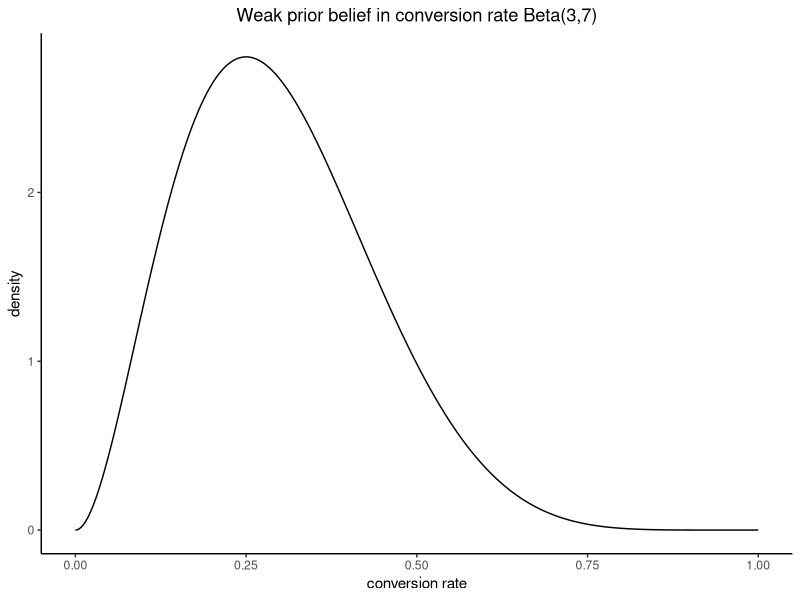
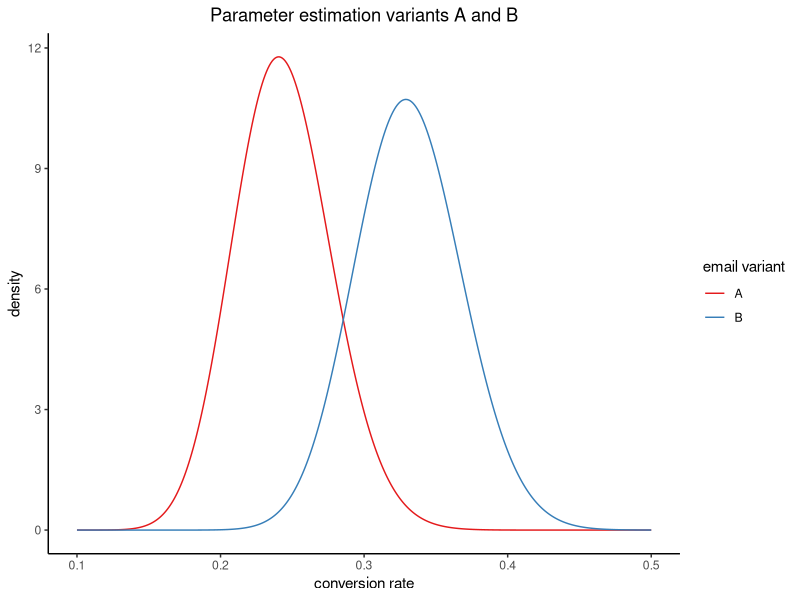
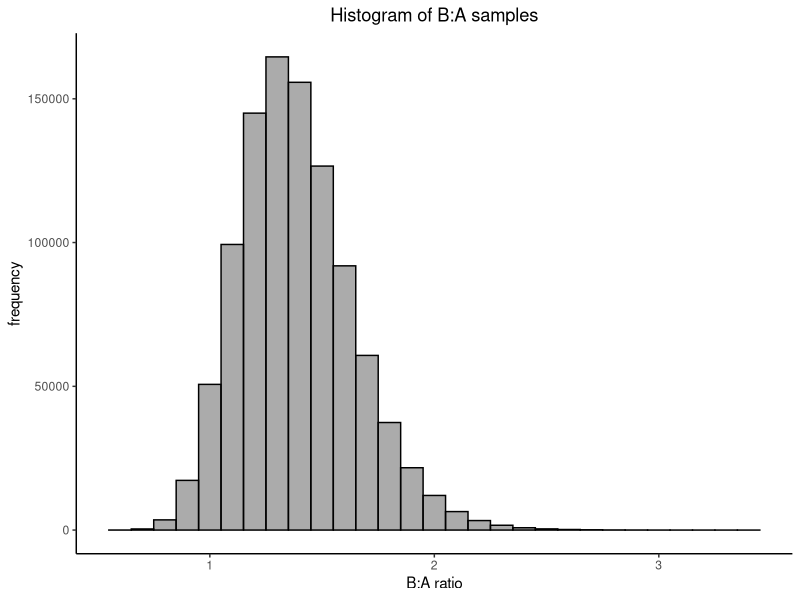
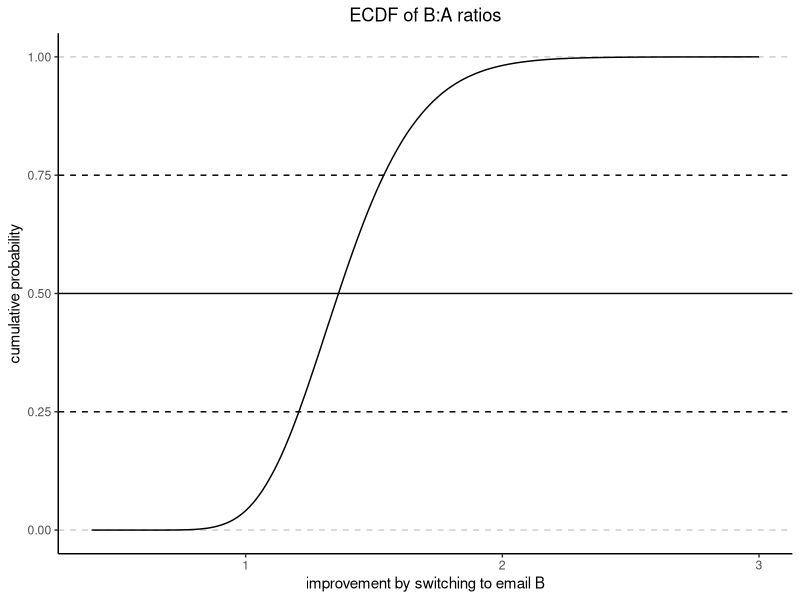
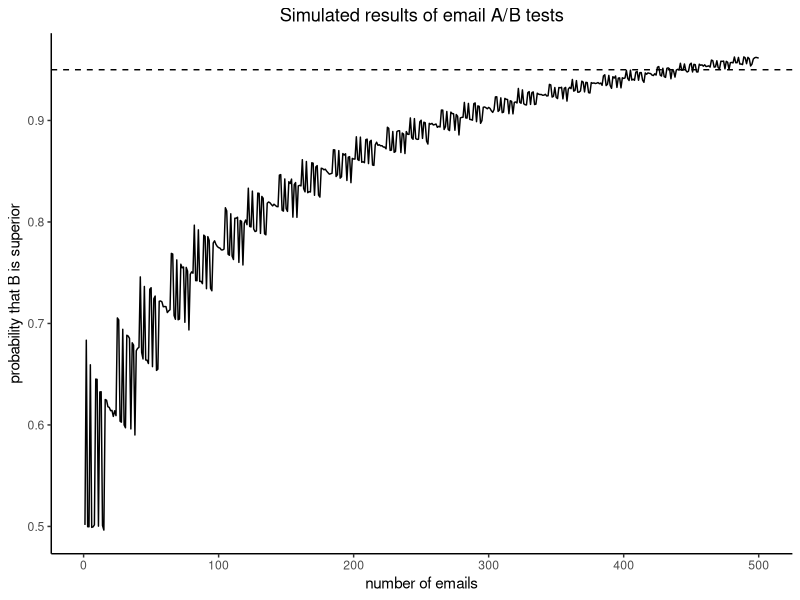

These charts were generated, in order, by the following R code:
## ---- chunk 1
knitr::opts_chunk$set(echo = TRUE, comment = "#>", dpi = 300)

library(glue)
library(tidyverse)

theme_set(
  theme_classic() +
    theme(plot.title = element_text(hjust = 0.5))
)

set.seed(123)
## ---- chunk 2
prior_alpha <- 3
prior_beta <- 7

df <- tibble(x = seq(0, 1, 0.001), prob = dbeta(x, prior_alpha, prior_beta))

ggplot(df, aes(x = x, y = prob)) +
  geom_line() +
  labs(
    x = "conversion rate",
    y = "density",
    title = "Weak prior belief in conversion rate Beta(3,7)"
  )
## ---- chunk 3
x <- seq(0.1, 0.5, 0.001)
df <- bind_rows(
  tibble(
    email = "A",
    x = x,
    prob = dbeta(x, prior_alpha + 36, prior_beta + 114)
  ),
  tibble(
    email = "B",
    x = x,
    prob = dbeta(x, prior_alpha + 50, prior_beta + 100)
  ),
)
ggplot(df, aes(x = x, y = prob)) +
  geom_line(aes(color = email)) +
  scale_color_brewer(type = "qual", palette = "Set1") +
  labs(
    x = "conversion rate",
    y = "density",
    title = "Parameter estimation variants A and B",
    color = "email variant"
  )
## ---- chunk 4
n_trials <- 1000000
a_samples <- rbeta(n_trials, 36 + prior_alpha, 114 + prior_beta)
b_samples <- rbeta(n_trials, 50 + prior_alpha, 100 + prior_beta)
## ---- chunk 5
prob_b_superior <- mean(b_samples > a_samples)
prob_b_superior
## ---- chunk 6
df <- tibble(sample_ratios = b_samples / a_samples)

ggplot(df, aes(x = sample_ratios)) +
  geom_histogram(color = "black", alpha = 0.5, binwidth = 0.1) +
  labs(x = "B:A ratio", y = "frequency", title = "Histogram of B:A samples")
## ---- chunk 7
ratio_ecdf <- ecdf(df$sample_ratios)
ecdf_df <- tibble(x = seq(0.4, 3, 0.001), cdf = ratio_ecdf(x))

ggplot(ecdf_df, aes(x = x, y = cdf)) +
  geom_line() +
  geom_hline(yintercept = c(0, 1), linetype = 2, alpha = 0.2) +
  geom_hline(yintercept = c(0.25, 0.75), linetype = 2) +
  geom_hline(yintercept = c(0.5)) +
  labs(
    x = "improvement by switching to email B",
    y = "cumulative probability",
    title = "ECDF of B:A ratios"
  )
## ---- chunk 8
n_trials <- 100000
prior_a <- 3
prior_b <- 7
A_TRUE <- 0.25
B_TRUE <- 0.3

idx <- 1:500
prob_b_superior_record <- idx

for (i in idx) {
  a_success <- round(A_TRUE * i)
  b_success <- round(B_TRUE * i)
  a_samples <- rbeta(n_trials, a_success + prior_a, (i - a_success) + prior_b)
  b_samples <- rbeta(n_trials, b_success + prior_a, (i - b_success) + prior_b)
  prob_b_superior_record[i] <- mean(b_samples > a_samples)
}
## ---- chunk 9
df <- tibble(i = idx, prob_b_superior = prob_b_superior_record)

ggplot(df, aes(x = i, y = prob_b_superior)) +
  geom_line() +
  geom_hline(yintercept = 0.95, linetype = 2) +
  labs(
    x = "number of emails",
    y = "probability that B is superior",
    title = "Simulated results of email A/B tests"
  )
## ---- chunk 10
n_emails <- min(which(prob_b_superior_record > 0.95))
glue("required number of emails of each variant: {n_emails}")
